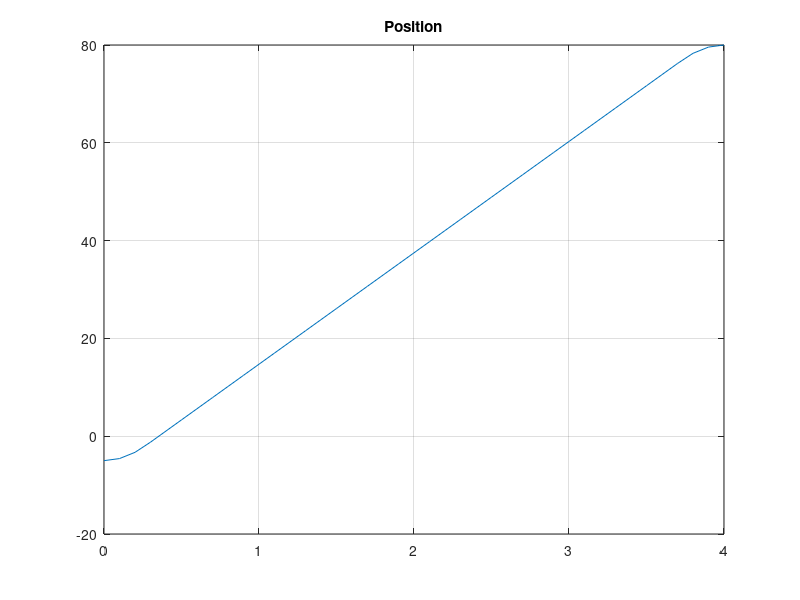
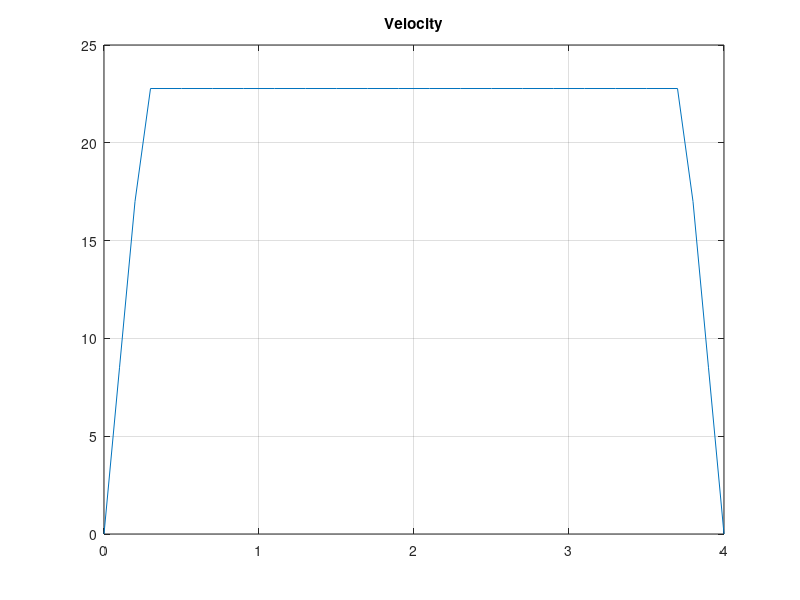
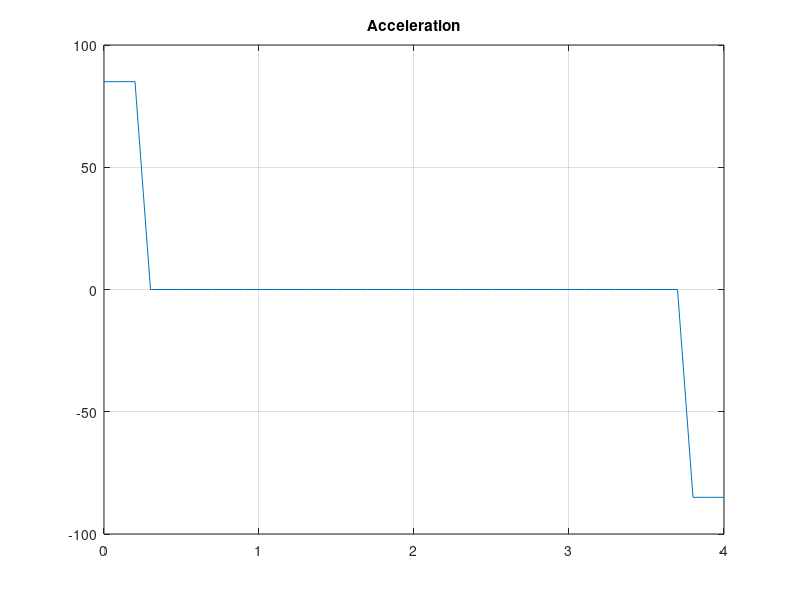

Write the MATLAB code that produced these figures, in order.
%LSPB trajectory of a single-link robot with a rotary joint

theta_0 = -5; % starting joint angle
dtheta_0 = 0; % starting joint velocity
theta_f = 80; % final joint angle
dtheta_f = 0; % final joint velocity
t_i = 0; % initial time
t_f = 4; % final time

ddtheta = 85; % acceleration constraint
t_b = (t_f/2) - (sqrt((ddtheta^2*t_f^2)-4*ddtheta*(theta_f - theta_0))/(2*ddtheta)); % blend time

v = ddtheta * t_b; % velocity of linear portion
t = t_i:0.1:t_f;

for i = 1:length(t)
    if t(i) < (t_i+t_b) % parabolic segement 1
        theta(i) = theta_0 + 0.5*(v*t(i)^2/t_b); %position
        dtheta(i) = dtheta_0 + (v*t(i)/t_b); % velocity
        ddtheta(i) = (v/t_b); % acceleration
    elseif (t(i) >= (t_i+t_b)) && (t(i) <= (t_f-t_b)) % linear sgement
        theta(i) = v*t(i)+ 0.5*(theta_f + theta_0 - v*t_f); %position
        dtheta(i) = v; % velocity
        ddtheta(i) = 0; % acceleration
    else % parabolic segement 1
        theta(i) = theta_f - 0.5*(v*t_f^2/t_b)+(v*t_f/t_b)*t(i)-0.5*(v/t_b)*t(i)^2; %position
        dtheta(i) = (v*t_f/t_b)-(v/t_b)*t(i); % velocity
        ddtheta(i) = -(v/t_b); % acceleration
    end
end

%plot position
figure
plot(t, theta)
title('Position')
grid on
%plot Velocity
figure
plot(t, dtheta)
title('Velocity')
grid on
%plot Acceleration
figure
plot(t, ddtheta)
title('Acceleration')
grid on